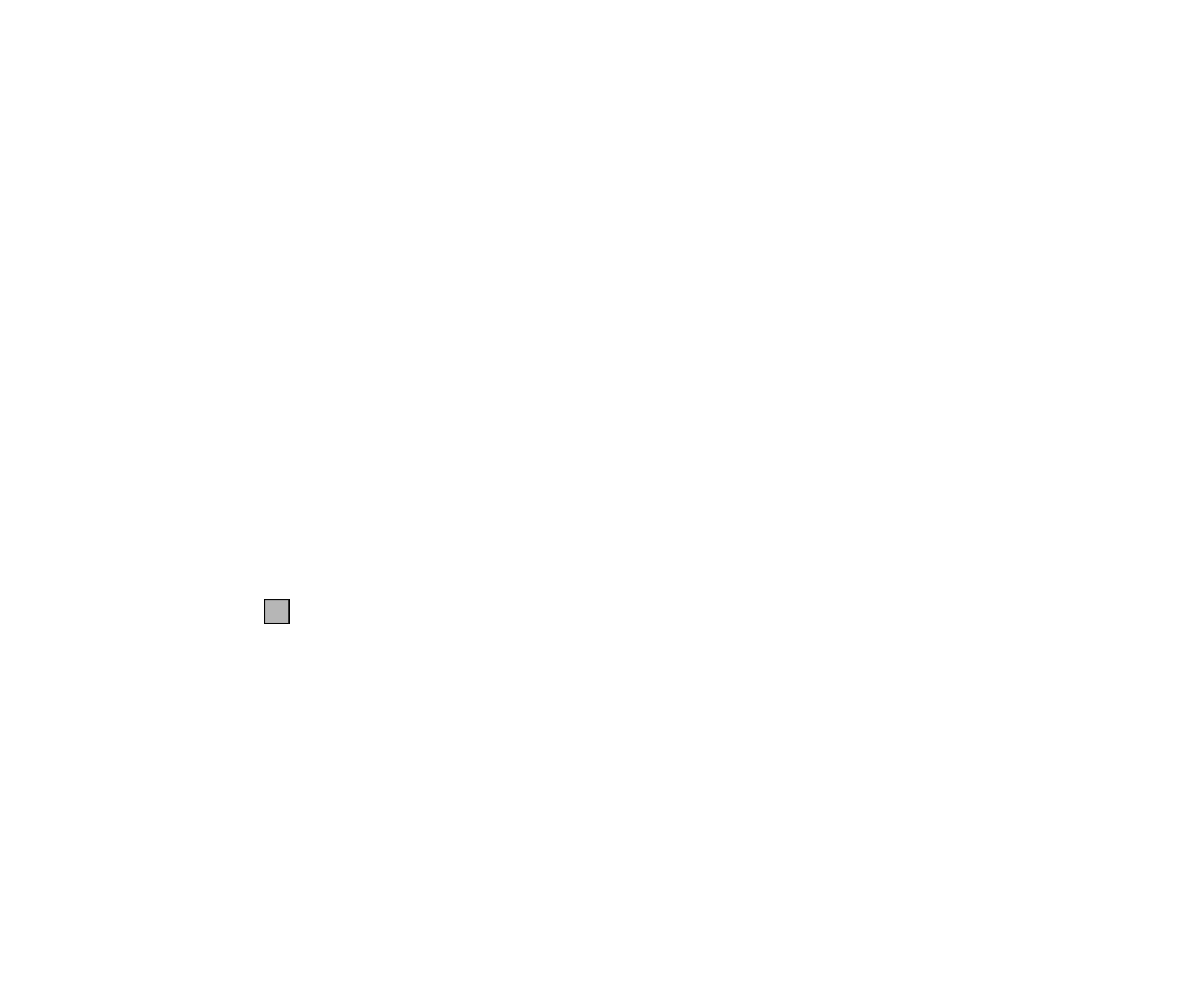
Frame 1 (no input)
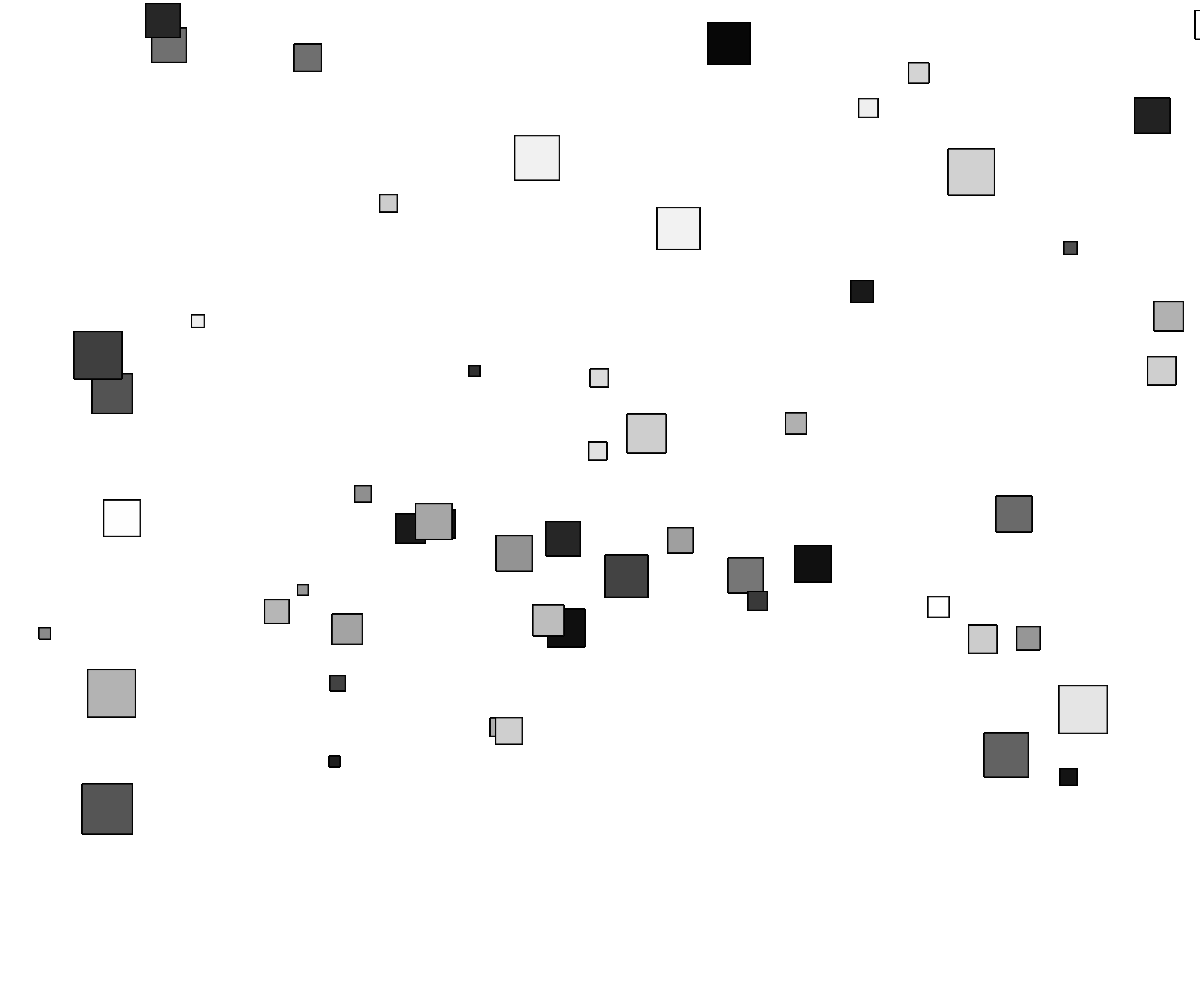
Frame 60 (no input)
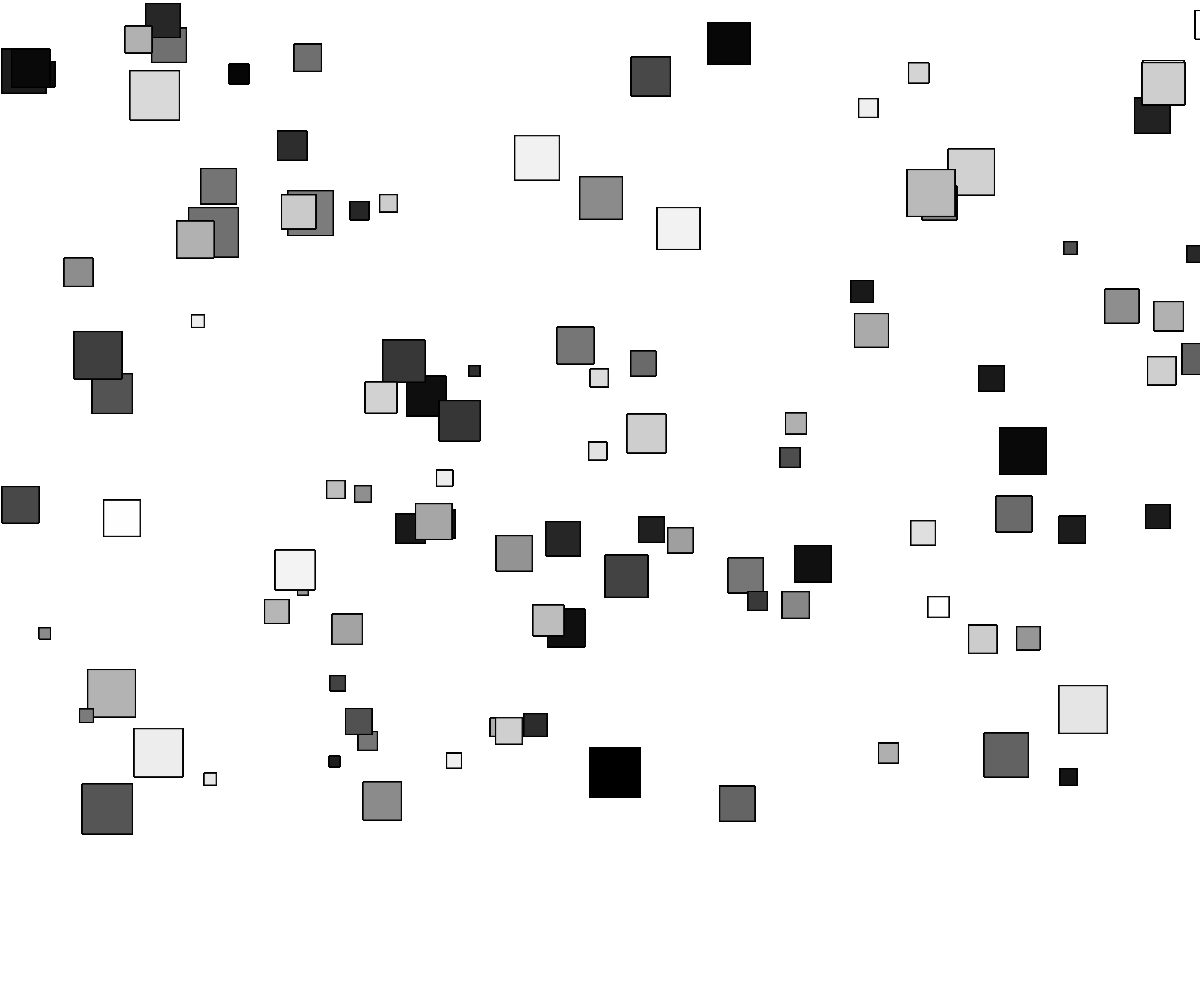
Frame 120 (the mouse pressed at the canvas centre since frame 60)

The p5.js sketch that drew these frames (run headless with seeded random() and noise() and a simulated clock; from frame 60 on, the mouse is pressed at the canvas centre):

// p5.js sketch
// ── sketch.js
/*
Taller audiovisual y multimedia II
Jose Santorcuato
*/
function setup() {
createCanvas(innerWidth,innerHeight);
background(255);
}

function draw() {

var r = random(255);
var posix = random(1280);
var posiy = random(800);
var recta = random(10,50);
var evalua = 1000;
var i = 0;

while (i < evalua) {

dibujaRectangulos(r,posix,posiy,recta,recta);
i += 1;

}

}


function dibujaRectangulos(color,posx,posy,ancho,alto){

  fill(color);
  rect(posx,posy,ancho,alto);
  fill(color);
  rect(posx,posy,ancho,alto);
  fill(color);
  rect(posx,posy,ancho,alto);
}
